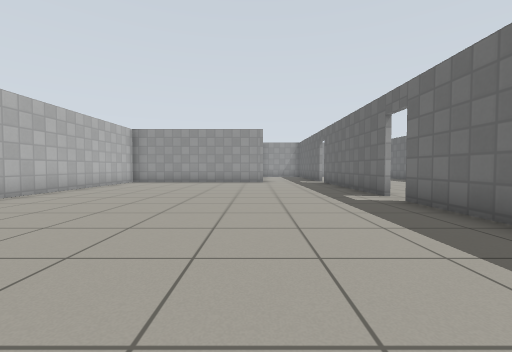
View 1 (above)

18 first-person views from a walk through a robot-simulator world made for Gazebo. The camera is 0.72 m above the floor, tilts 2° down and sees 90° across. The floor is counted in squares, 1 m on a side. Each view is taken from the middle of a square. On the plan, view 1 faces up. The plan holds only what a view shows up to about 9 squares ahead; the rest is blank. Gazebo's built-in surfaces are drawn with simple patterns.

View 2
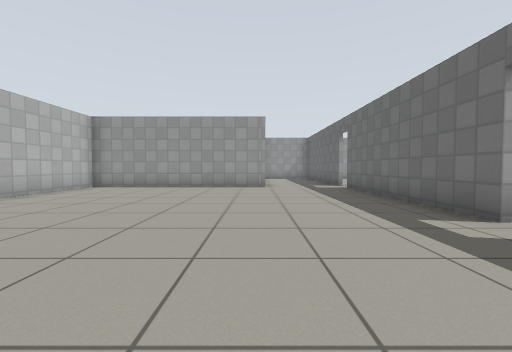

View 3
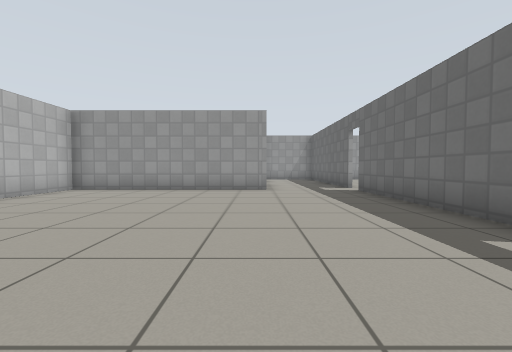

View 4
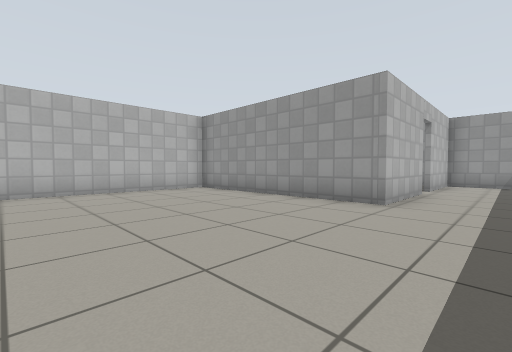

View 5
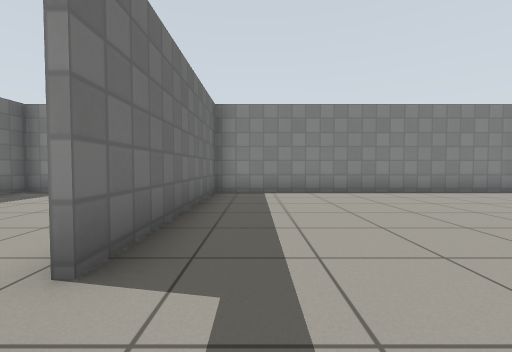

View 6
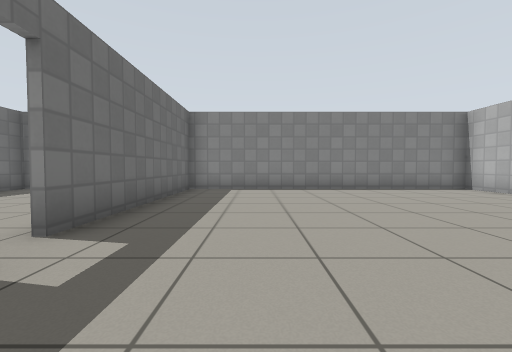

View 7
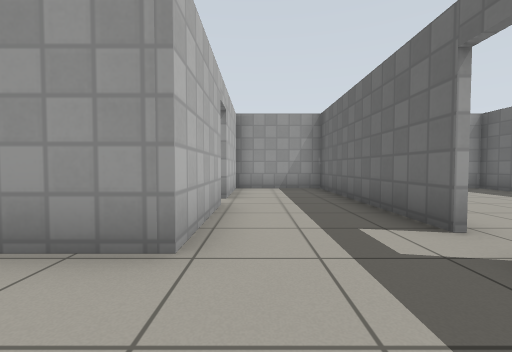

View 8
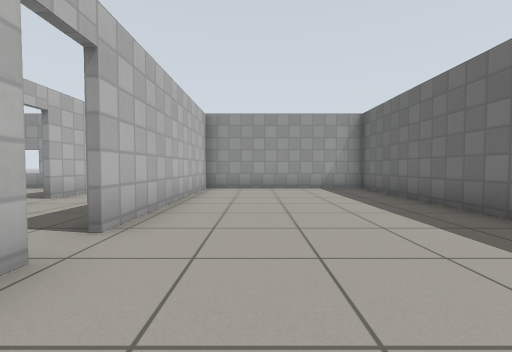

View 9
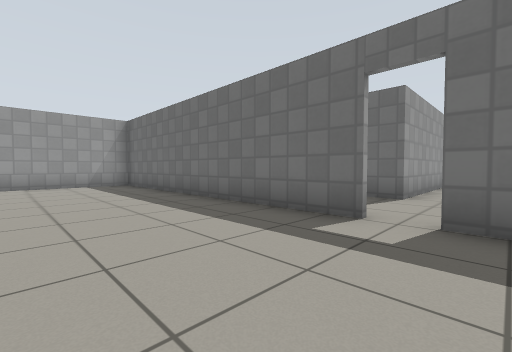

View 10
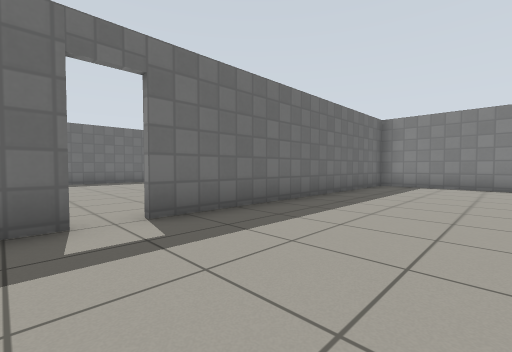

View 11
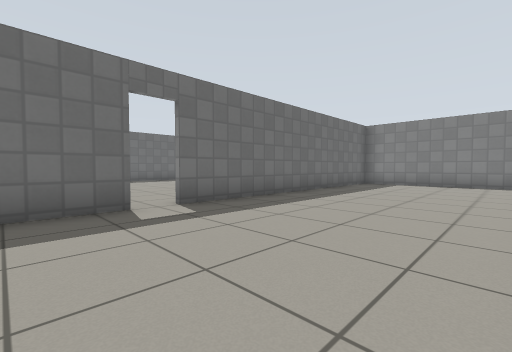

View 12
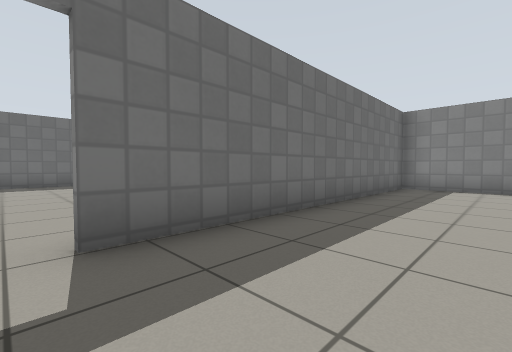

View 13
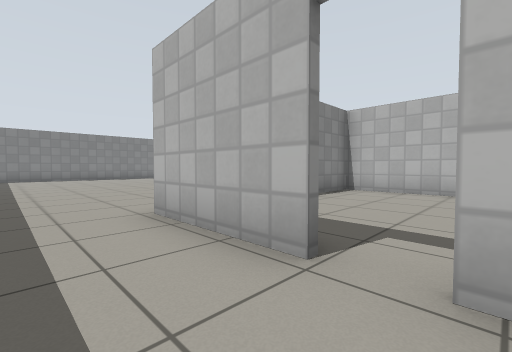

View 14
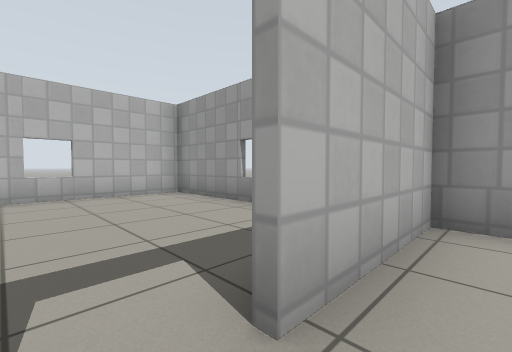

View 15
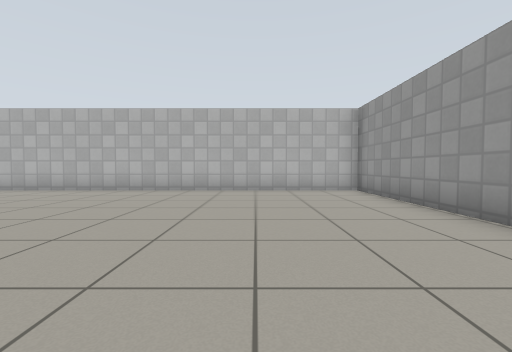

View 16
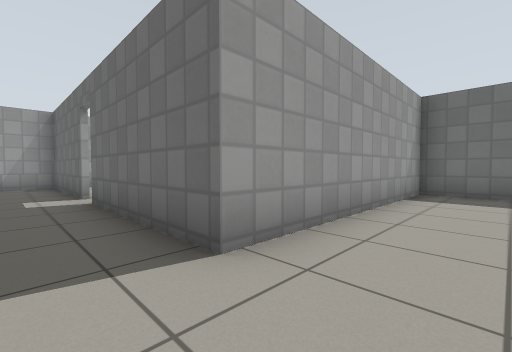

View 17
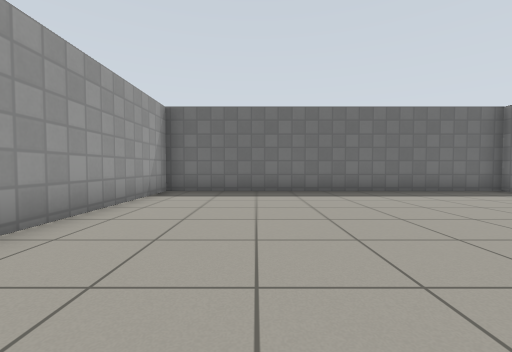

View 18
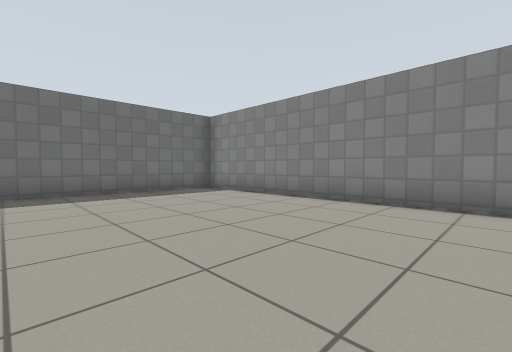

### Floor plan
Ten units are one square. View 1 is at (0, 0); x grows to the right and y downward. Boxes are objects, and circles mark ways between rooms. Rooms are numbered by the first view taken in them; rooms with no view inside come last. Other rooms are left out.
<svg viewBox="-63 -191 244 199">
<path fill="none" stroke="#000" d="M32 -62 32 -120M32 -127 32 -186M3 -150 3 -121 -58 -121 -58 3 32 3 32 -55M30 -186 3 -186 3 -158M85 -94 85 -186 30 -186M40 3 85 3 85 -86M33 -186 33 -127M99 3 176 3 176 -97 113 -97 113 -139M113 -146 113 -186 99 -186M-21 -186 -58 -186 -58 -123 -41 -123"/>
<circle cx="30" cy="-125" r="3" fill="#2a7"/>
<circle cx="30" cy="-60" r="3" fill="#2a7"/>
<circle cx="0" cy="-155" r="3" fill="#2a7"/>
<circle cx="90" cy="-90" r="3" fill="#2a7"/>
<text x="-10" y="-70">1</text>
<text x="60" y="-90">2</text>
<text x="130" y="-50">3</text>
<text x="-30" y="-150">4</text>
</svg>
Room 1 opens to room 2. Room 1 opens to room 4. Room 2 opens to room 3.

Where each view was taken, in squares from view 1:
view 1: 0 up, 0 right, facing up
view 2: 3 up, 0 right, facing up
view 3: 4 up, 0 right, facing up
view 4: 7 up, 2 right, facing up-left
view 5: 7 up, 2 right, facing down
view 6: 8 up, 1 right, facing down
view 7: 10 up, 1 right, facing up
view 8: 10 up, 5 right, facing up
view 9: 8 up, 5 right, facing up-right
view 10: 10 up, 5 right, facing down-right
view 11: 11 up, 4 right, facing down-right
view 12: 9 up, 6 right, facing down-right
view 13: 16 up, 2 right, facing down-left
view 14: 15 up, 1 right, facing up-left
view 15: 9 up, 2 right, facing left
view 16: 8 up, 10 right, facing up-right
view 17: 7 up, 10 right, facing right
view 18: 5 up, 10 right, facing down-right
